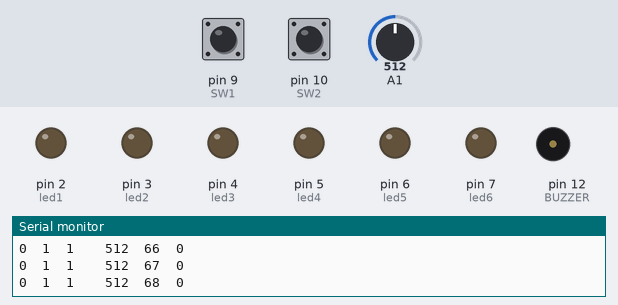
This sketch was run on a simulated Arduino Uno, built with avr-gcc and run on an emulated ATmega328P. Parts: output pins drawn as LEDs (lit = HIGH), buzzer (waves = sounding, pin HIGH), the last lines printed to the serial monitor. The inputs (shaded band) are chosen by the test bench; at power-on: A1 = 512, pin 10 (SW2) HIGH, pin 9 (SW1) HIGH.

Above: at 1.2 s.
1.3 s: A1 set to 122
At 2.5 s:
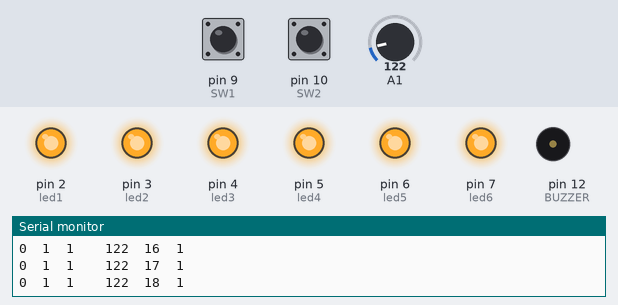
4.3 s: pin 10 (SW2) pulled LOW for 0.15 s
At 4.56 s:
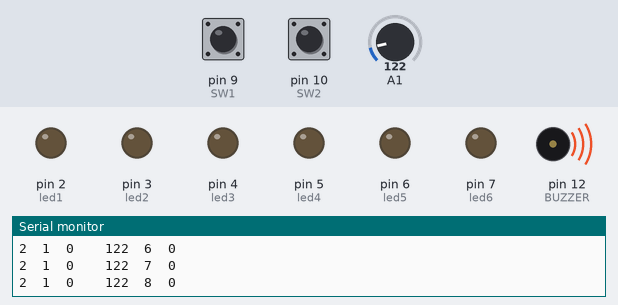
6.1 s: pin 9 (SW1) pulled LOW for 0.15 s
At 7.6 s:
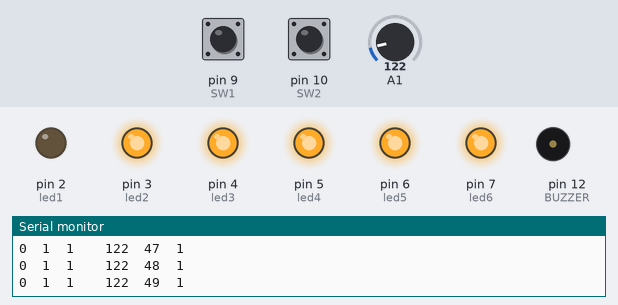
9.2 s: pin 9 (SW1) pulled LOW for 1 s
At 11.3 s:
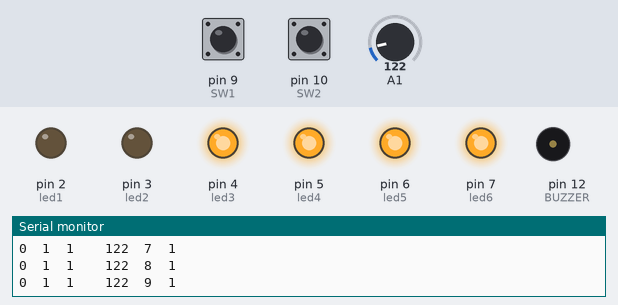
13.2 s: pin 10 (SW2) pulled LOW for 1 s
At 14.26 s:
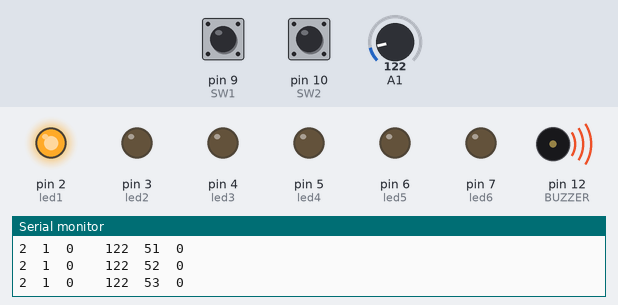
15.8 s: pin 9 (SW1) pulled LOW for 0.15 s
At 18.3 s:
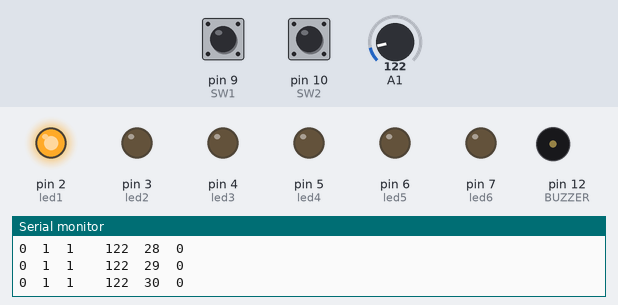
Timing chart, 0 to 18.5 s (numbered marks = the images above; inputs shaded):
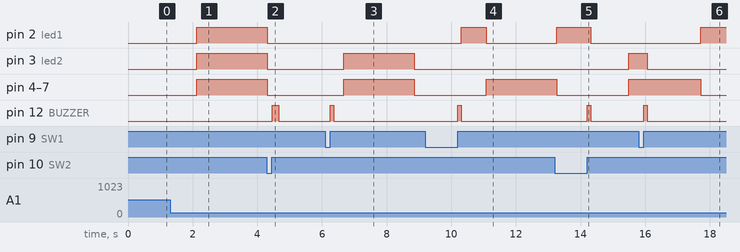

The sketch:

SW_VR_LED2.ino
```cpp
// 스위치로 LED제어  VR로 점등 속도 변경
// 1.1.1

#define SW1 digitalRead(9)
#define SW2 digitalRead(10)

#define BUZZER(x) digitalWrite(12, x)

#define VR analogRead(A1)     // 0...1023

void setup() {
  Serial.begin(9600);

  pinMode(2, OUTPUT);         // led1
  pinMode(3, OUTPUT);         // led2
  pinMode(4, OUTPUT);         // led3
  pinMode(5, OUTPUT);         // led4
  pinMode(6, OUTPUT);         // led5
  pinMode(7, OUTPUT);         // led6

  pinMode(12, OUTPUT);        // BUZZER

  pinMode(9, INPUT_PULLUP);   // SW1
  pinMode(10, INPUT_PULLUP);  // SW2
}

int led_control = 0;  // 0...6

int mode = 0;

int sec = 0;

int sw_mode;

void BUZ(int n, int c) {
  for (int i = 0; i < n; i++) {
    BUZZER(1);
    delay(c);
    BUZZER(0);
  }
}

void SW_Control(int *t) {
  if (SW1==0)   sw_mode = 1;
  if (SW2==0)   sw_mode = 2;

  if (SW1==1 && sw_mode==1) {
    BUZ(1, 100);
    sw_mode = 0;
    if (*t < 8)
      *t += 1;
    else
      BUZ(1,100);
  }
  if (SW2==1 && sw_mode==2) {
    BUZ(1, 100);
    sw_mode = 0;
    if (*t > 0)
      *t -= 1;
    else
      BUZ(1,100);
  }
}

void clock_check() {
  if (sec >= VR) {
    sec = 0;

    mode = mode==1 ? 0 : 1;
  }
  else  sec++;
}

void loop() {
  SW_Control(&led_control);
  Serial.println(String(sw_mode) + "\t" + String(SW1) + "\t" + String(SW2) + "\t" + "\t" + String(VR) + "\t" + String(sec) + "\t" + String(mode));

  delay(1);
  clock_check();

  if (mode == 0) {
    digitalWrite(2, led_control > 1);
    digitalWrite(3, led_control > 2);
    digitalWrite(4, led_control > 3);
    digitalWrite(5, led_control > 4);
    digitalWrite(6, led_control > 5);
    digitalWrite(7, led_control > 6);
  }

  if (mode == 1) {
    digitalWrite(2, led_control < 1);
    digitalWrite(3, led_control < 2);
    digitalWrite(4, led_control < 3);
    digitalWrite(5, led_control < 4);
    digitalWrite(6, led_control < 5);
    digitalWrite(7, led_control < 6);
  }
}
```

Measured:
- after the input at 1.3 s, pin 2 (led1), pin 3 (led2), pin 4 (led3), pin 5 (led4), pin 6 (led5), pin 7 (led6): LOW → HIGH after 0.82 s
- after the input at 4.3 s, pin 12 (BUZZER): LOW → HIGH after 0.16 s, → LOW 0.20 s later
- after the input at 6.1 s, pin 2 (led1): stays LOW (without the input it goes to HIGH after 0.53 s); pin 12 (BUZZER): LOW → HIGH after 0.16 s, → LOW 0.10 s later
- after the input at 9.2 s, pin 2 (led1): LOW → HIGH after 1.1 s, → LOW 0.77 s later; pin 3 (led2): stays LOW (without the input it goes to HIGH after 1.8 s); pin 12 (BUZZER): LOW → HIGH after 1.0 s, → LOW 0.10 s later
- after the input at 13.2 s, pin 3 (led2): LOW → HIGH after 2.3 s; pin 12 (BUZZER): LOW → HIGH after 1.0 s, → LOW 0.10 s later
- after the input at 15.8 s, pin 2 (led1): LOW → HIGH after 1.9 s; pin 3 (led2): HIGH → LOW after 0.26 s instead of 1.9 s; pin 12 (BUZZER): LOW → HIGH after 0.16 s, → LOW 0.10 s later
